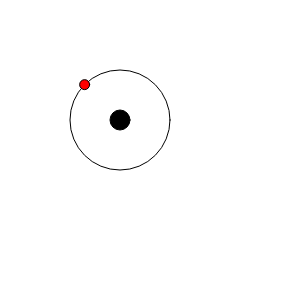
Frame 1 (no input)
Frame 60 (no input): identical to frame 1, image omitted
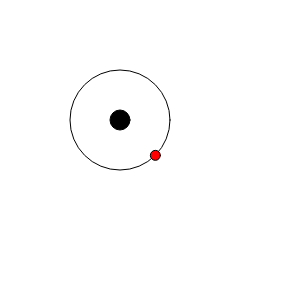
Frame 120 (the mouse pressed at the canvas centre since frame 60)

The p5.js sketch that drew these frames (run headless with seeded random() and noise() and a simulated clock; from frame 60 on, the mouse is pressed at the canvas centre):

// p5.js sketch
// ── sketch.js
var setup = function() {
    createCanvas(300, 300);
    textSize(32);
};

var centerX = 120;
var centerY = 120;
var circleWidth = 100;
var radius = circleWidth/2;

var draw = function() {
    background(255);
    
    // eyes
    fill(255, 255, 255);
    ellipse(centerX, centerY, circleWidth, 100);

    // eye balls
    fill(0, 0, 0);
    ellipse(centerX, centerY, 20, 20);

    var xDiff = mouseX - centerX;
    var yDiff = mouseY - centerY;
    
    var hyp = sqrt(pow(xDiff, 2) + pow(yDiff, 2));
    
    var proportion = radius/hyp;

    var xToFind = proportion * xDiff + centerX;
    var yToFind = proportion * yDiff + centerY;

    fill(255, 0, 0);
    ellipse(xToFind, yToFind, 10, 10);
};

// calculate the gradient of the line based on
// the location of mouseX and mouseY
var calculateM = function(){
    relativeX = mouseX - centerX;
    relativeY = mouseY - centerY;
    return relativeY/relativeX;
};
